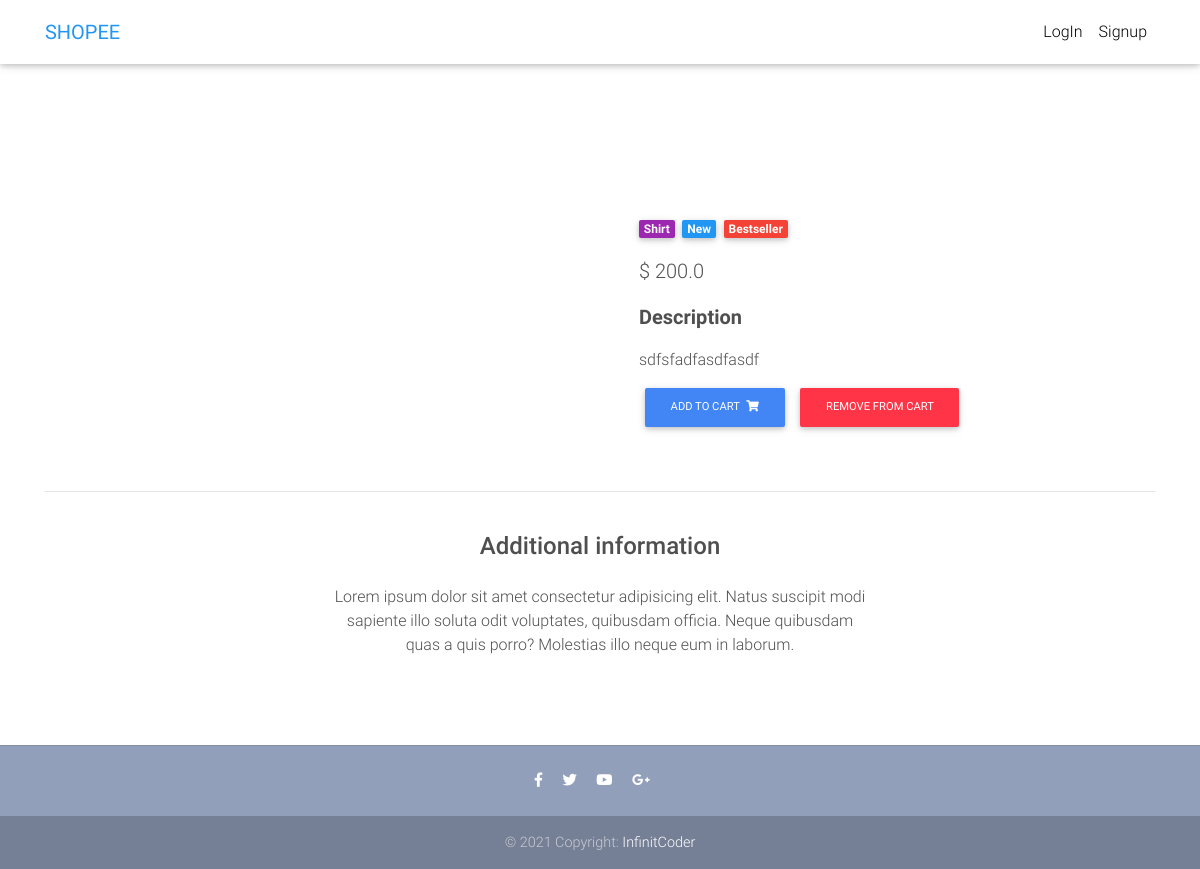
Screenshot of /product/2/ with the database file from the repository.
### core/models.py (models this page shows, shortened)
class Item(models.Model):
    title = models.CharField(max_length=100)
    price = models.FloatField()
    category = models.CharField(choices=CATEGORY_CHOICES,max_length=2)
    label = models.CharField(choices=LABEL_CHOICES,max_length=1)
    discount_price = models.FloatField(blank=True, null=True)
    slug = models.SlugField()
    description = models.TextField()
    image = models.ImageField()
    def get_add_to_cart_url(self):
        return reverse("core:add-to-cart",kwargs={
            'slug':self.slug
        })
    def get_remove_from_cart_url(self):
        return reverse("core:remove-from-cart",kwargs={
            'slug':self.slug
        })

### core/views.py (the view)
# urls.py: path('product/<slug>/',ItemDetailView.as_view(),name='product'),
class ItemDetailView(DetailView):
    model = Item
    template_name = 'product-page.html'

### templates/product-page.html (shortened to what this page needs)
{% extends 'base.html' %}
{% block content %}
{% include 'navbar.html' %}
  <main class="mt-5 pt-4">
    <div class="container dark-grey-text mt-5">
      <div class="row wow fadeIn">
        <div class="col-md-6 mb-4">
        </div>
        <div class="col-md-6 mb-4">
          <div class="p-4">
            <div class="mb-3">
              <a href="">
                <span class="badge purple mr-1">{{ object.get_category_display}} </span>
              </a>
              <a href="">
                <span class="badge blue mr-1">New</span>
              </a>
              <a href="">
                <span class="badge red mr-1">Bestseller</span>
              </a>
            </div>
            <p class="lead">
              {% if object.discount_price %}
              <span class="mr-1">
                <del>${{ object.price }}</del>
              </span>
              <span>${{ object.discount_price }}</span>
              {% else %}
              <span>$ {{ object.price }}</span>
              {% endif %}
            </p>
            <p class="lead font-weight-bold">Description</p>
            <p>{{ object.description }}</p>
            <a href="{{ object.get_add_to_cart_url }}" class="btn btn-primary btn-md my-0 p" >Add to cart
              <i class="fas fa-shopping-cart ml-1"></i>
            </a>
            <a href="{{ object.get_remove_from_cart_url }}" class="btn btn-danger btn-md my-0 p">Remove from cart
            </a>
          </div>
        </div>
      </div>
      <hr>
      <div class="row d-flex justify-content-center wow fadeIn">
        <div class="col-md-6 text-center">
          <h4 class="my-4 h4">Additional information</h4>
          <p>Lorem ipsum dolor sit amet consectetur adipisicing elit. Natus suscipit modi sapiente illo soluta odit
            voluptates,
            quibusdam officia. Neque quibusdam quas a quis porro? Molestias illo neque eum in laborum.</p>
        </div>
      </div>
      <div class="row wow fadeIn">
        <div class="col-lg-4 col-md-12 mb-4">
        </div>
        <div class="col-lg-4 col-md-6 mb-4">
        </div>
        <div class="col-lg-4 col-md-6 mb-4">
        </div>
      </div>
    </div>
  </main>
  {% endblock content %}

### templates/base.html (style rules this page uses)
html, body, header, .carousel { height: 60vh; }

### rows the page displays
Item: category "Shirt", price "200.0", description "sdfsfadfasdfasdf"
